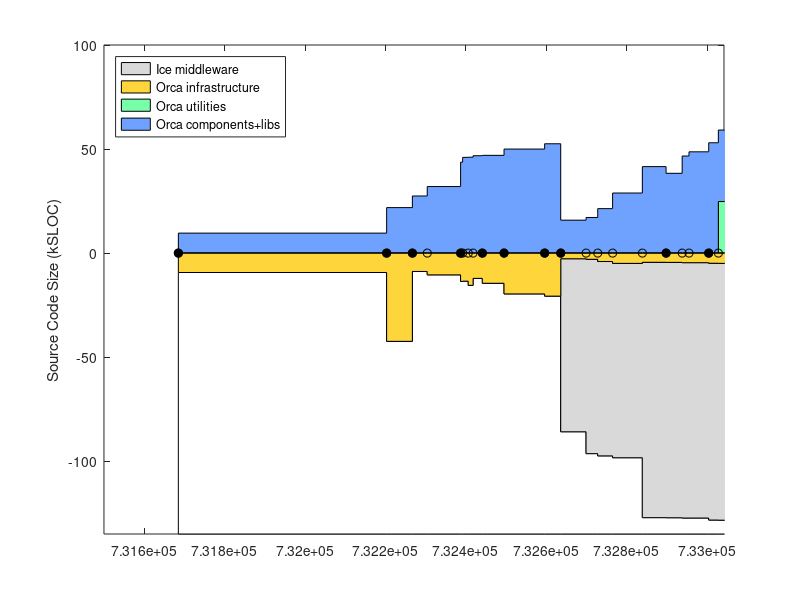

Write the MATLAB code that produced this figure. (Note: this script raises an error after producing the figure.)
% keep track of orca project size using sloccount
clear all

% include/* except: include/{Freeze IceSSL IcePatch2}
% src/{Ice Slice IceGrid icecpp IceStorm slice2cpp IceUtil IceBox IceXML}
Sice212 = [
(7842-1000) + (22093+18419+11499+10568+4392+4200+4252+567+316)
];
Sice301 = [
(8164-1000) + (23018+19384+19169+10596+4479+4343+4308+622+319)
];
% same as above, but now also add Java:
% src/{IceInternal Ice IceUtil IceBox}
Sice310 = [
(8810-1200) + (24275+20494+22689+10587+4569+4877+4770+667+319) + (13190+6915+1262+493)
];
Sice311 = [
(8950-1275) + (24511+20505+22898+10590+4600+4884+4782+683+323) + (13266+6929+1262+504)
];
Sice320 = 1.02*Sice311;

% for comparison, ASN
Sasn = 90433;

% indeces
iyy=1;
imm=2;
idd=3;
iver=4;
isub=5;
ibase=6;
icomp=7;
iutil=8;

Sorca = [ ...
% YY    MM  DD  ?   SUB     BASE        COMP           UTILS        VERSION
% 0.8.6: a single distro, divide in halves arbitrarily
2003    4   14  1   0       18930/2     18930/2             0;      % 0.8.6 (last change in doc/ChangeLog
% BASE: orca-base
% COMP: orca-components
2004    9   13  1   0       42543       21726               0;      % 0.11.0
2004    11  16  1   0       8963        27310               0;      % 0.12.0
2004    12  23  0   0       10596       31845               0;      % 0.12.1
2005    3  16   1   0       13767       43576               0;      % 0.13.0
2005    3  21   0   0       13620       45874               0;      % 0.13.1
2005    4   4   0   0       15630       45944               0;      % 0.13.2
2005    4   16  0   0       12283       46666               0;      % 0.13.3
2005    5   9   1   0       14639       46837               0;      % 0.14.0
2005    7   2   1   0       19751       49854               0;      % 0.15.0
2005    10  11  1   0       20818       52408               0;      % 1.0.0
% BASE: just orcaice w/out test + interfaces/slice
% COMP: comp + util - orcaice 
2005    11  20  1   Sice212 2320+530    9226+8781-2320      0;      % 2.0.0-rc1
2006    1   22  0   Sice301 2511+596    9801+9695-2511      0;      % 2.0.0-rc2
2006    2   20  0   Sice301 3369+813    9867+14734-3369     0;      % 2.0.0-rc3
2006    3   29  0   Sice301 4022+1052   14625+18131-4022    0;      % 2.0.0-rc4
2006    6   11  0   Sice310 3439+1116   19999+24867-3439    0;      % 2.0.0-rc5
2006    8   9   1   Sice310 3482+1116   19979+21711-3482    0;      % 2.0.0
2006    9   18  0   Sice310 3647+1094   19317+30847-3647    0;      % 2.0.1
2006    10  5   0   Sice310 3644+1094   20384+31798-3644    0;      % 2.0.2
2006    11  23  1   Sice311 3831+1178   21408+35311-3831    0;      % 2.1.0
% BASE: cd src; sloccount libs/orcaice/ MINUS sloccount libs/orcaice/test PLUS sloccount interfaces/slice
% COMP: cd src; sloccount components/ libs/ MINUS sloccount libs/orcaice/ libs/orcaq* libs/orcalog* libs/orcaprobe*
% UTIL: cd src; sloccount utils libs/orcaq* libs/orcalog* libs/orcaprobe*
2006    12  17  0   Sice311 5615-1784+1240  60241-25885     24644;  % 2.1.1
2007    2    2  1   Sice311 6225-2011+1671  70376-29436     28519   % 2.2.0
];
Vorca ={'0.8.6', '0.11.0', '0.12.0', '0.12.1', '0.13.0', '0.13.1', '0.13.2', '0.13.3', '0.14.0', '0.15.0', '1.0.0', ...
    '2.0.0-rc1', '2.0.0-rc2', '2.0.0-rc3', '2.0.0-rc4', '2.0.0-rc5', '2.0.0', '2.0.1', '2.0.2', '2.1.0', '2.1.1', '2.2.0' }';

% add a dummy release just for display
Sorca(end+1,:) = Sorca(end,:);
Sorca(end,imm) = Sorca(end,imm)+1;
Sorca(end,iver) = 0;
Vorca{end+1} = 'dummy';

% convert dates
Torca = datenum(Sorca(:,iyy),Sorca(:,imm),Sorca(:,idd));

% 2nd digit releases
i2 = (Sorca(:,iver)==1);
Torca2 = Torca(i2);
Vorca2 = Vorca(i2);

Splayer = [ 
% YY    MM  DD  ?   SUB     BASE                COMP           VERSION
% BASE: (server-drivers)+client_libs
% COMP: drivers + utils
2002    12 04   1  0    (17331-12037)+9188      12037+2685;    % 1.3.1
2003    7  15   1  0    (30452-24334)+12458     24334+3064;    % 1.4rc1
2003    12 07   1  0    (37378-30947)+13110     30947+9633;    % 1.4rc2
2004    5  31   1  0    (49225-42643)+13664     42643+3550;    % 1.5
2004    11 12   1  0    (50758-43190)+13545     43190+4479;    % 1.6
2005    1  31   0  0    (52069-44517)+13576     44517+4662;    % 1.6.2
2005    7  28   0  0    (53348-45686)+14300     45686+5188;    % 1.6.5
% BASE: (libplayercore-./bindings) + client_libs + (libplayertcp-./bindings)
% note: libplayerxdr is autogenerated
% COMP: server + utils
2005    10 25   0  0    (4866-0)+7560+(1391-0)  46474+5725         % 2.0pre7
2006    2  28   1  0    (52739-47749)+8513+(2740-1291)  48764+5940 % 2.0.0
2006    3  25   1  0    (53957-48912)+8909+(2740-1291)  47069+5964 % 2.0.1
2006    6  9    1  0    (56741-51546)+9575+(2767-1319)  51983+9438 % 2.0.2
2006    9  26   1  0    (56741-51546)+9880+(2767-1319)  54613+9475 % 2.0.3
];
Tplayer = datenum(Splayer(:,1),Splayer(:,2),Splayer(:,3));

Smax = 135;
d0 = [Torca Torca]'; d0=d0(:); d0(1)=[];
d1 = Smax-Sorca(:,isub)-Sorca(:,ibase); d1 = [d1 d1]'; d1=d1(:); d1(end)=[];
d2 = Sorca(:,isub); d2 = [d2 d2]'; d2=d2(:); d2(end)=[];
d3 = Sorca(:,ibase); d3 = [d3 d3]'; d3=d3(:); d3(end)=[];
d4 = Sorca(:,icomp); d4 = [d4 d4]'; d4=d4(:); d4(end)=[];
d5 = Sorca(:,iutil); d5 = [d5 d5]'; d5=d5(:); d5(end)=[];

figure(1), clf
ha=area( d0, [d1 d2 d3 d5 d4]/1e3, -Smax ); hold on
plot( Torca, 0*Torca, 'k-o' )
h2=plot( Torca2, 0*Torca2, 'ko' );
set(h2,'markerfacecolor','k')
ylabel('Source Code Size (kSLOC)')

set(ha(1),'facecolor',1*[1 1 1]);
set(ha(2),'facecolor',.85*[1 1 1]);
set(ha(3),'facecolor',min(255,[255 153 0]+60)/255);
set(ha(4),'facecolor',min(255,[60 255 109]+60)/255);
set(ha(5),'facecolor',min(255,[51 102 255]+60)/255);
ha(1)=[];
legend(ha,'Ice middleware','Orca infrastructure', 'Orca utilities','Orca components+libs', 'Location','NorthWest')
%  xlim(datenum([2004;2005],[7;7],[1;1]) )
ylim([-Smax 100])
ax=axis;
xlim( [ax(1) datenum([2006 12 31])] )
ax=axis;
% label releases
mark('x', Torca2 )
i2odd = (1:2:length(Torca2));
ht = text(Torca2(i2odd)+5,.04*ax(4)*ones(length(i2odd),1),Vorca2(i2odd));
set(ht,'fontsize',8)
i2even = (2:2:length(Torca2));
ht = text(Torca2(i2even)+5,.08*ax(4)*ones(length(i2even),1),Vorca2(i2even));
set(ht,'fontsize',8)
datetick( 'x', 12 )
hp = plot( Tplayer, -Splayer(:,ibase)/1e3, 'k--o', Tplayer, Splayer(:,icomp)/1e3, 'k--o' );
set(hp, 'color', .5*[1 1 1] )
hpt = text( Tplayer(2), -Splayer(2,ibase)/1e3-8, 'Player infrastructure');
set(hpt, 'color', .5*[1 1 1] )
hpt = text( Tplayer(2), Splayer(2,icomp)/1e3-5, 'Player "components+utils"');
set(hpt, 'color', .5*[1 1 1] )
%mark('y', Dasn(1,1)/1e3 );
%text( datenum([2003 5 1]), Dasn(1,1)/1e3, 'ASN')
xlabel('Releases')
title('http://orca-robotics.sf.net')

ht=text(datenum(2003,7,1),-Smax+10, '*   generated using David A. Wheeler`s SLOCCount' );
set(ht,'fontsize',8)
ht=text(datenum(2003,7,1),-Smax+5, '** see data in [ORCA2]/scripts/matlab/sloccount/slocs.m' );
set(ht,'fontsize',8)

return
wpos = get(gcf,'position')
ppos = get(gcf,'paperposition')
ppos(4) = wpos(4) * ppos(3)/wpos(3);
ppos
set(gcf,'paperposition', ppos );
print -dpng 'release_sloc_hist'

set(gca,'xtick',Torca2, 'xticklabel', v2)
mark('x',2005)
text(2005,0,'2005')
